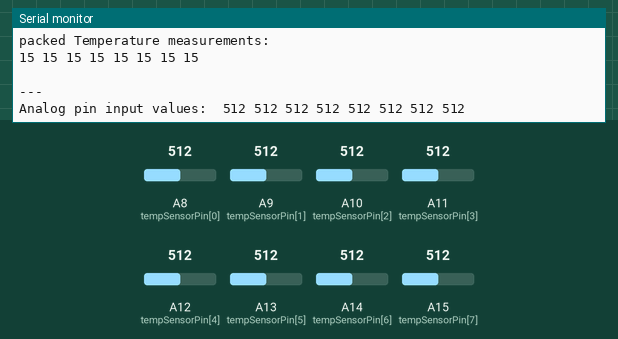
The sketch below on a simulated Arduino Mega 2560, built with avr-gcc and run on an emulated ATmega2560. Shown: the last lines printed to the serial monitor. The inputs (shaded band) are chosen by the test bench; at power-on: A8 (tempSensorPin[0]) = 512, A9 (tempSensorPin[1]) = 512, A10 (tempSensorPin[2]) = 512, A11 (tempSensorPin[3]) = 512, A12 (tempSensorPin[4]) = 512, A13 (tempSensorPin[5]) = 512, A14 (tempSensorPin[6]) = 512, A15 (tempSensorPin[7]) = 512.

Above: at 1.2 s.
1.3 s: A8 (tempSensorPin[0]) set to 716
At 1.45 s:
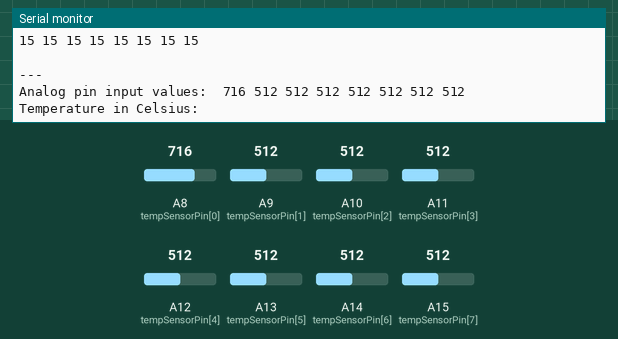
3.3 s: A9 (tempSensorPin[1]) set to 716
At 3.4 s:
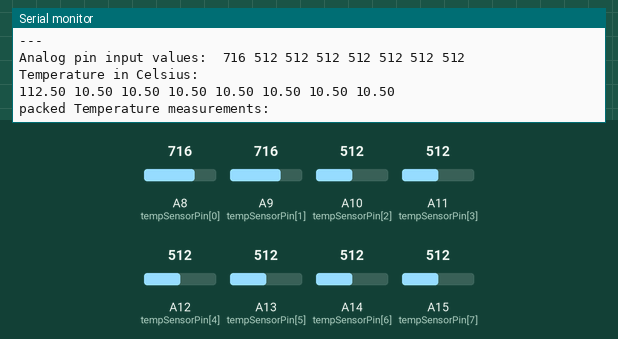
5.3 s: A10 (tempSensorPin[2]) set to 716
At 5.4 s:
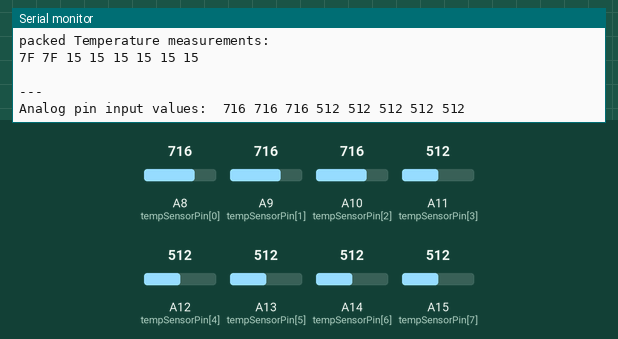
7.2 s: A11 (tempSensorPin[3]) set to 716
At 7.83 s:
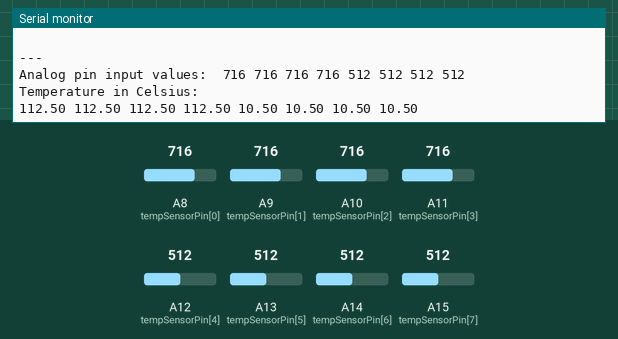
9.3 s: A12 (tempSensorPin[4]) set to 716
At 9.39 s:
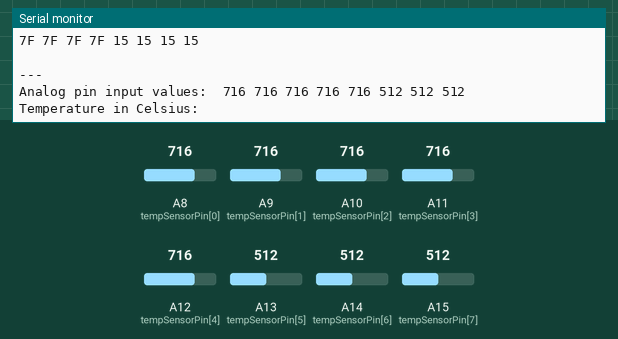
11.2 s: A13 (tempSensorPin[5]) set to 716
At 11.37 s:
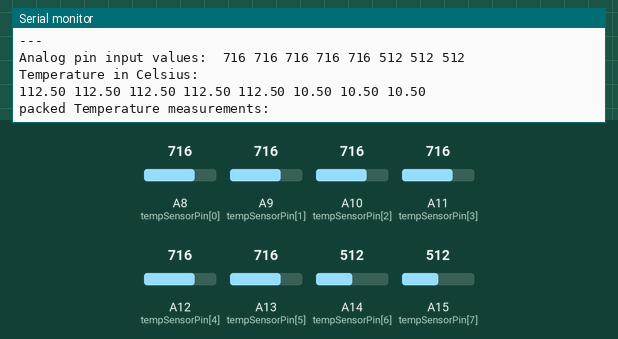
Timing chart, 0 to 14.2 s (numbered marks = the images above; inputs shaded):
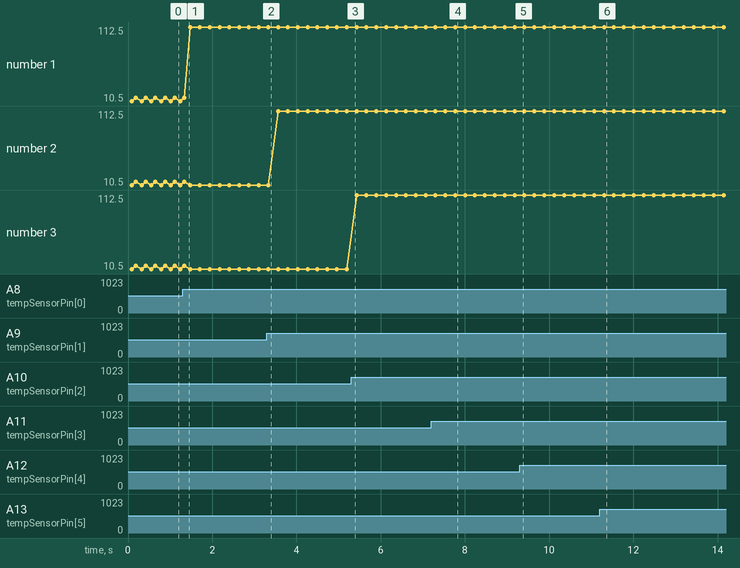

Measured:
- after the input at 1.3 s, the serial monitor: prints a new line after 0.09 s (image 1)
- after the input at 5.3 s, the serial monitor: prints a new line at once (image 3)
- after the input at 7.2 s, the serial monitor: prints a new line after 0.24 s (image 4)
- after the input at 9.3 s, the serial monitor: prints a new line at once (image 5)
- plotted number 1: 10.5 → 112.5 after the input at 1.3 s

The sketch:

ALTAIRTempMon.ino
```cpp
/*
 * Test File for the Temperature Sensor used in ALTAIR
 *
 * SetUp on AdaFruit Grand Central Analog Input A8-A15 for the moment
 *
 * Written by Christopher Vogt
 * May 2023
 */

const int     tempSensorPin[8]          =     { A8, A9, A10, A11, A12, A13, A14, A15  };
int           tempSensorValue[8];
float         tempInCelsius[8];
byte          packedTemp[8];


byte packTemp(float theTemp) {
  float scaledTemp = theTemp*2.;
  byte thePackedTemp;
  if (scaledTemp >= 0. && scaledTemp < 127.) {
    thePackedTemp = scaledTemp;
  } else if (scaledTemp >= -128. && scaledTemp < 0.) {
    thePackedTemp = scaledTemp + 256.;
  } else if (scaledTemp >= 127.) {
    thePackedTemp = 127;
  } else {
    thePackedTemp = 128;
  }
  return thePackedTemp;
}

void setup() {
  // put your setup code here, to run once:
  Serial.begin(9600);
}

void loop() {
  // put your main code here, to run repeatedly:
  for (int i = 0; i < 8; ++i) {
    tempSensorValue[i] = analogRead(tempSensorPin[i]);
    tempInCelsius[i] = 22 + (tempSensorValue[i]-535)/2.;
    packedTemp[i] = packTemp(tempInCelsius[i]);
  }

  Serial.print("Analog pin input values:  ");
  Serial.print(tempSensorValue[0]); Serial.print(" ");
  Serial.print(tempSensorValue[1]); Serial.print(" ");
  Serial.print(tempSensorValue[2]); Serial.print(" ");
  Serial.print(tempSensorValue[3]); Serial.print(" ");
  Serial.print(tempSensorValue[4]); Serial.print(" ");
  Serial.print(tempSensorValue[5]); Serial.print(" ");
  Serial.print(tempSensorValue[6]); Serial.print(" ");
  Serial.print(tempSensorValue[7]); Serial.println(" ");

  Serial.println("Temperature in Celsius:  ");
  Serial.print(tempInCelsius[0]);          Serial.print(" "); Serial.print(tempInCelsius[1]);  Serial.print(" ");
  Serial.print(tempInCelsius[2]);          Serial.print(" "); Serial.print(tempInCelsius[3]);  Serial.print(" ");
  Serial.print(tempInCelsius[4]);          Serial.print(" "); Serial.print(tempInCelsius[5]);  Serial.print(" ");
  Serial.print(tempInCelsius[6]);          Serial.print(" "); Serial.print(tempInCelsius[7]);  Serial.println("      ");

  Serial.println("packed Temperature measurements:  ");
  Serial.print(packedTemp[0], HEX);     Serial.print(" "); Serial.print(packedTemp[1], HEX);  Serial.print(" ");
  Serial.print(packedTemp[2], HEX);     Serial.print(" "); Serial.print(packedTemp[3], HEX);  Serial.print(" ");
  Serial.print(packedTemp[4], HEX);     Serial.print(" "); Serial.print(packedTemp[5], HEX);  Serial.print(" ");
  Serial.print(packedTemp[6], HEX);     Serial.print(" "); Serial.print(packedTemp[7], HEX);  Serial.println("      "); Serial.println("      ");
  Serial.println("---");

  delay(50);

}
```
